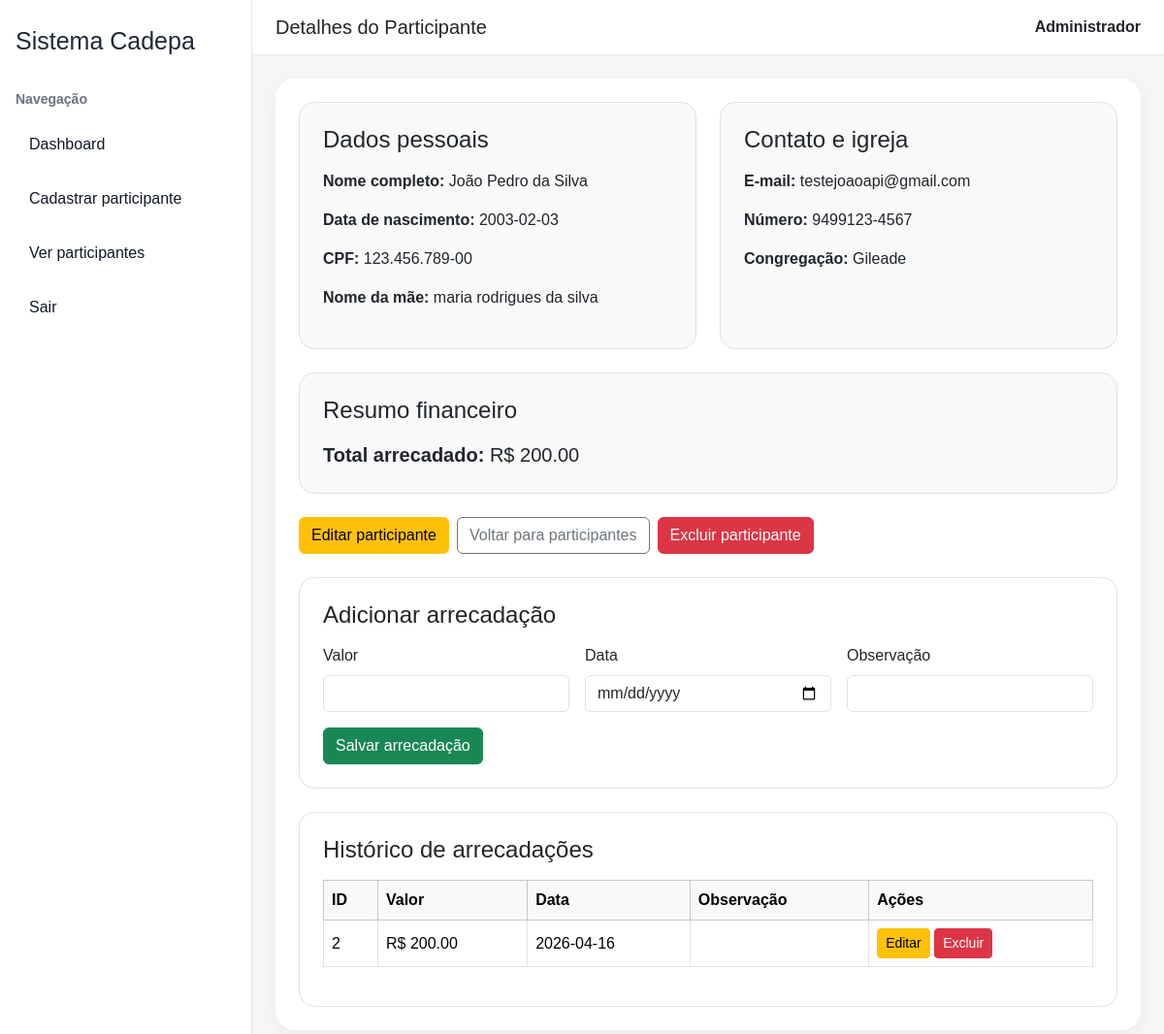
Page /participantes/2 (signed in) on the committed database.
### tables this page shows
CREATE TABLE participantes (
            id INTEGER PRIMARY KEY AUTOINCREMENT,
            nome_completo TEXT,
            data_nascimento TEXT,
            cpf TEXT UNIQUE,
            email TEXT,
            numero TEXT,
            nome_mae TEXT,
            congregacao TEXT
        );

CREATE TABLE arrecadacoes (
            id INTEGER PRIMARY KEY AUTOINCREMENT,
            participante_id INTEGER,
            valor REAL,
            data_lancamento TEXT,
            observacao TEXT
        );

### app.py (the view)
@app.route("/participantes/<int:id>")
def detalhe_participante(id):
    if "user_id" not in session:
        return redirect("/login")
    conn = get_db()
    participante = conn.execute("""
        SELECT * FROM participantes
        WHERE id = ?
    """, (id,)).fetchone()
    arrecadacoes = conn.execute("""
        SELECT * FROM arrecadacoes
        WHERE participante_id = ?
        ORDER BY id DESC
    """, (id,)).fetchall()
    total = conn.execute("""
        SELECT COALESCE(SUM(valor), 0) AS total_arrecadado
        FROM arrecadacoes
        WHERE participante_id = ?
    """, (id,)).fetchone()
    conn.close()
    if not participante:
        return "Participante não encontrado"
    return render_template(
        "detalhe_participante.html",
        participante=participante,
        arrecadacoes=arrecadacoes,
        total=total["total_arrecadado"]
    )

### app.py (called while the page is built)
def get_db():
    conn = sqlite3.connect("database/banco.db")
    conn.row_factory = sqlite3.Row
    return conn

### templates/detalhe_participante.html (shortened to what this page needs)
{% extends "base.html" %}
{% block page_title %}Detalhes do Participante{% endblock %}
{% block page_content %}
<div class="row g-4">
    <div class="col-md-6">
        <div class="border rounded-4 p-4 h-100 bg-light">
            <h4 class="mb-3">Dados pessoais</h4>
            <p><strong>Nome completo:</strong> {{ participante.nome_completo }}</p>
            <p><strong>Data de nascimento:</strong> {{ participante.data_nascimento }}</p>
            <p><strong>CPF:</strong> {{ participante.cpf }}</p>
            <p><strong>Nome da mãe:</strong> {{ participante.nome_mae }}</p>
        </div>
    </div>
    <div class="col-md-6">
        <div class="border rounded-4 p-4 h-100 bg-light">
            <h4 class="mb-3">Contato e igreja</h4>
            <p><strong>E-mail:</strong> {{ participante.email }}</p>
            <p><strong>Número:</strong> {{ participante.numero }}</p>
            <p><strong>Congregação:</strong> {{ participante.congregacao }}</p>
        </div>
    </div>
    <div class="col-12">
        <div class="border rounded-4 p-4 bg-light">
            <h4 class="mb-3">Resumo financeiro</h4>
            <p class="fs-5 mb-0"><strong>Total arrecadado:</strong> R$ {{ "%.2f"|format(total) }}</p>
        </div>
    </div>
    <div class="col-12">
        <div class="d-flex flex-wrap gap-2">
            <a href="/participantes/{{ participante.id }}/editar" class="btn btn-warning">Editar participante</a>
            <a href="/participantes" class="btn btn-outline-secondary">Voltar para participantes</a>
            <form method="POST" action="/participantes/{{ participante.id }}/excluir" onsubmit="return confirm('Tem certeza que deseja excluir este participante?');">
                <button type="submit" class="btn btn-danger">Excluir participante</button>
            </form>
        </div>
    </div>
    <div class="col-12">
        <div class="border rounded-4 p-4">
            <h4 class="mb-3">Adicionar arrecadação</h4>
            <form method="POST" action="/participantes/{{ participante.id }}/arrecadar">
                <div class="row g-3">
                    <div class="col-md-4">
                        <label class="form-label">Valor</label>
                        <input type="number" step="0.01" name="valor" class="form-control" required>
                    </div>
                    <div class="col-md-4">
                        <label class="form-label">Data</label>
                        <input type="date" name="data_lancamento" class="form-control" required>
                    </div>
                    <div class="col-md-4">
                        <label class="form-label">Observação</label>
                        <input type="text" name="observacao" class="form-control">
                    </div>
                </div>
                <div class="mt-3">
                    <button type="submit" class="btn btn-success">Salvar arrecadação</button>
                </div>
            </form>
        </div>
    </div>
    <div class="col-12">
        <div class="border rounded-4 p-4">
            <h4 class="mb-3">Histórico de arrecadações</h4>
            <div class="table-responsive">
                <table class="table table-bordered table-hover align-middle">
                    <thead class="table-light">
                        <tr>
                            <th>ID</th>
                            <th>Valor</th>
                            <th>Data</th>
                            <th>Observação</th>
                            <th>Ações</th>
                        </tr>
                    </thead>
                    <tbody>
                        {% for a in arrecadacoes %}
                        <tr>
                            <td>{{ a.id }}</td>
                            <td>R$ {{ "%.2f"|format(a.valor) }}</td>
                            <td>{{ a.data_lancamento }}</td>
                            <td>{{ a.observacao }}</td>
                            <td>
                                <a href="/arrecadacoes/{{ a.id }}/editar" class="btn btn-sm btn-warning">Editar</a>
                                <form method="POST" action="/arrecadacoes/{{ a.id }}/excluir" style="display:inline;" onsubmit="return confirm('Deseja excluir esta arrecadação?');">
                                    <button type="submit" class="btn btn-sm btn-danger">Excluir</button>
                                </form>
                            </td>
                        </tr>
                        {% endfor %}
                    </tbody>
                </table>
            </div>
        </div>
    </div>
</div>
{% endblock %}

### templates/base.html (style rules this page uses)
body { background: #f4f6f8; margin: 0; font-family: Arial, sans-serif; }

### rows in the picture
participantes: nome_completo "João Pedro da Silva", data_nascimento "2003-02-03", cpf "123.456.789-00", nome_mae "maria rodrigues da silva", email "testejoaoapi@gmail.com", numero "9499123-4567", congregacao "Gileade"
arrecadacoes: id "2", valor "200.00", data_lancamento "2026-04-16"

### other values in the picture
{{ session.get("nome") }} "Administrador"
{{ "%.2f"|format(total) }} "200.00"
